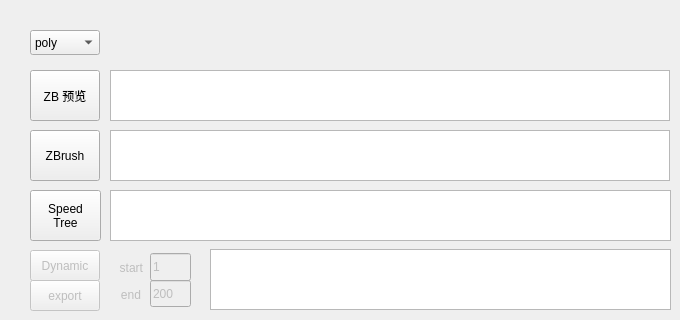
<?xml version="1.0" encoding="UTF-8"?>
<ui version="4.0">
 <class>Form</class>
 <widget class="QWidget" name="Form">
  <property name="geometry">
   <rect>
    <x>0</x>
    <y>0</y>
    <width>680</width>
    <height>320</height>
   </rect>
  </property>
  <property name="windowTitle">
   <string>Form</string>
  </property>
  <widget class="QComboBox" name="comboBox_publish_mode">
   <property name="geometry">
    <rect>
     <x>30</x>
     <y>30</y>
     <width>70</width>
     <height>25</height>
    </rect>
   </property>
   <item>
    <property name="text">
     <string>poly</string>
    </property>
   </item>
   <item>
    <property name="text">
     <string>shape</string>
    </property>
   </item>
  </widget>
  <widget class="QPushButton" name="pushButton_speed_tree">
   <property name="geometry">
    <rect>
     <x>30</x>
     <y>190</y>
     <width>71</width>
     <height>51</height>
    </rect>
   </property>
   <property name="text">
    <string>Speed
Tree</string>
   </property>
  </widget>
  <widget class="FileListWidget" name="listWidget_speed_tree">
   <property name="geometry">
    <rect>
     <x>110</x>
     <y>190</y>
     <width>561</width>
     <height>51</height>
    </rect>
   </property>
   <property name="selectionMode">
    <enum>QAbstractItemView::ExtendedSelection</enum>
   </property>
  </widget>
  <widget class="QPushButton" name="pushButton_zb">
   <property name="geometry">
    <rect>
     <x>30</x>
     <y>130</y>
     <width>70</width>
     <height>51</height>
    </rect>
   </property>
   <property name="text">
    <string>ZBrush</string>
   </property>
  </widget>
  <widget class="FileListWidget" name="listWidget_zb">
   <property name="geometry">
    <rect>
     <x>110</x>
     <y>130</y>
     <width>560</width>
     <height>51</height>
    </rect>
   </property>
   <property name="selectionMode">
    <enum>QAbstractItemView::ExtendedSelection</enum>
   </property>
  </widget>
  <widget class="QPushButton" name="pushButton_dy">
   <property name="enabled">
    <bool>false</bool>
   </property>
   <property name="geometry">
    <rect>
     <x>30</x>
     <y>250</y>
     <width>70</width>
     <height>31</height>
    </rect>
   </property>
   <property name="text">
    <string>Dynamic</string>
   </property>
  </widget>
  <widget class="FileListWidget" name="listWidget_dy">
   <property name="geometry">
    <rect>
     <x>210</x>
     <y>249</y>
     <width>461</width>
     <height>61</height>
    </rect>
   </property>
   <property name="selectionMode">
    <enum>QAbstractItemView::ExtendedSelection</enum>
   </property>
  </widget>
  <widget class="QLineEdit" name="end_f">
   <property name="enabled">
    <bool>false</bool>
   </property>
   <property name="geometry">
    <rect>
     <x>150</x>
     <y>280</y>
     <width>41</width>
     <height>27</height>
    </rect>
   </property>
   <property name="minimumSize">
    <size>
     <width>0</width>
     <height>0</height>
    </size>
   </property>
   <property name="maximumSize">
    <size>
     <width>80</width>
     <height>16777215</height>
    </size>
   </property>
   <property name="text">
    <string>200</string>
   </property>
  </widget>
  <widget class="QLineEdit" name="start_f">
   <property name="enabled">
    <bool>false</bool>
   </property>
   <property name="geometry">
    <rect>
     <x>150</x>
     <y>253</y>
     <width>41</width>
     <height>28</height>
    </rect>
   </property>
   <property name="minimumSize">
    <size>
     <width>0</width>
     <height>20</height>
    </size>
   </property>
   <property name="maximumSize">
    <size>
     <width>500</width>
     <height>16777215</height>
    </size>
   </property>
   <property name="text">
    <string>1</string>
   </property>
  </widget>
  <widget class="QLabel" name="label_s">
   <property name="enabled">
    <bool>false</bool>
   </property>
   <property name="geometry">
    <rect>
     <x>70</x>
     <y>260</y>
     <width>73</width>
     <height>16</height>
    </rect>
   </property>
   <property name="text">
    <string>start</string>
   </property>
   <property name="alignment">
    <set>Qt::AlignRight|Qt::AlignTrailing|Qt::AlignVCenter</set>
   </property>
  </widget>
  <widget class="QLabel" name="label_e">
   <property name="enabled">
    <bool>false</bool>
   </property>
   <property name="geometry">
    <rect>
     <x>60</x>
     <y>287</y>
     <width>81</width>
     <height>16</height>
    </rect>
   </property>
   <property name="text">
    <string>end</string>
   </property>
   <property name="alignment">
    <set>Qt::AlignRight|Qt::AlignTrailing|Qt::AlignVCenter</set>
   </property>
  </widget>
  <widget class="QPushButton" name="pushButton_dy_export">
   <property name="enabled">
    <bool>false</bool>
   </property>
   <property name="geometry">
    <rect>
     <x>30</x>
     <y>280</y>
     <width>70</width>
     <height>31</height>
    </rect>
   </property>
   <property name="text">
    <string>export</string>
   </property>
  </widget>
  <widget class="QPushButton" name="pushButton_zb_2">
   <property name="geometry">
    <rect>
     <x>30</x>
     <y>70</y>
     <width>70</width>
     <height>51</height>
    </rect>
   </property>
   <property name="text">
    <string>ZB 预览</string>
   </property>
  </widget>
  <widget class="FileListWidget" name="listWidget_zb_view">
   <property name="geometry">
    <rect>
     <x>110</x>
     <y>70</y>
     <width>560</width>
     <height>51</height>
    </rect>
   </property>
   <property name="selectionMode">
    <enum>QAbstractItemView::ExtendedSelection</enum>
   </property>
  </widget>
 </widget>
 <customwidgets>
  <customwidget>
   <class>FileListWidget</class>
   <extends>QListWidget</extends>
   <header>..proc.file_list_widget</header>
  </customwidget>
 </customwidgets>
 <resources/>
 <connections/>
</ui>
